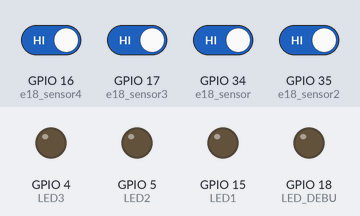
Recording of a sketch running on a simulated ESP32. Shown: output pins drawn as LEDs (lit = HIGH). The inputs (shaded band) are chosen by the test bench; at power-on: GPIO 16 (e18_sensor4), GPIO 17 (e18_sensor3), GPIO 34 (e18_sensor), GPIO 35 (e18_sensor2) HIGH.

Above: at 1.4 s.
1.5 s: GPIO 16 (e18_sensor4) driven LOW
At 2.7 s:
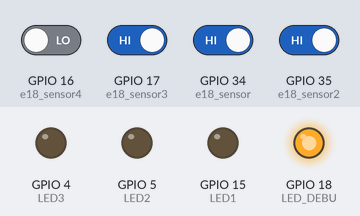
3.0 s: GPIO 17 (e18_sensor3) driven LOW
At 4.0 s:
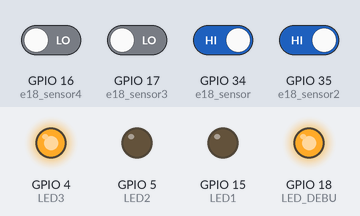
4.5 s: GPIO 34 (e18_sensor) driven LOW
At 5.2 s:
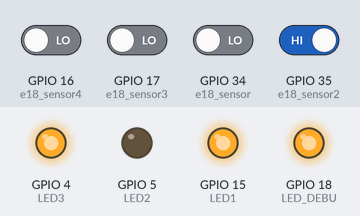
6.0 s: GPIO 35 (e18_sensor2) driven LOW
At 6.3 s:
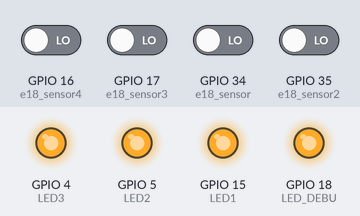
7.5 s: GPIO 16 (e18_sensor4) driven HIGH
At 8.7 s:
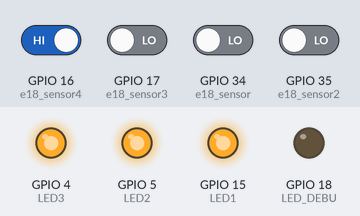
9.0 s: GPIO 17 (e18_sensor3) driven HIGH
At 9.8 s:
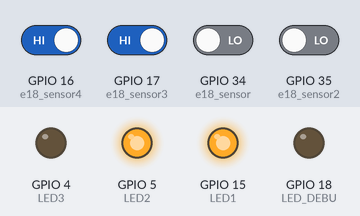
Timing chart, 0 to 11.5 s (numbered marks = the images above; inputs shaded):
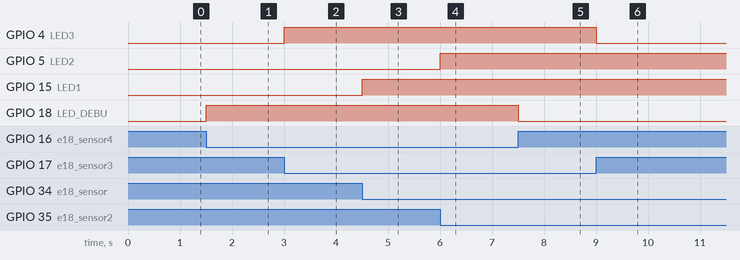

Measured:
- after the input at 1.5 s, GPIO 18 (LED_DEBU): LOW → HIGH at once
- after the input at 3.0 s, GPIO 4 (LED3): LOW → HIGH at once
- after the input at 4.5 s, GPIO 15 (LED1): LOW → HIGH at once
- after the input at 6.0 s, GPIO 5 (LED2): LOW → HIGH at once
- after the input at 7.5 s, GPIO 18 (LED_DEBU): HIGH → LOW at once
- after the input at 9.0 s, GPIO 4 (LED3): HIGH → LOW at once

The sketch:

fim_curso.ino
```cpp
const int e18_sensor = 34;
const int e18_sensor2 = 35;
const int e18_sensor3 = 17;
const int e18_sensor4 = 16;

#define LED1 15
#define LED2 5
#define LED3 4
#define LED_DEBU 18

void setup() {
  Serial.begin(9600);
  pinMode (e18_sensor, INPUT);
  pinMode (e18_sensor2, INPUT);
  pinMode (e18_sensor3, INPUT);
  pinMode (e18_sensor4, INPUT);

  pinMode(LED1,OUTPUT);
  pinMode(LED2,OUTPUT);
  pinMode(LED3,OUTPUT);
  pinMode(LED_DEBU,OUTPUT);
}

void loop() {
  if(digitalRead(e18_sensor) == LOW) {
    digitalWrite(LED1,HIGH);
  }
  else {
    digitalWrite(LED1,LOW);
  }

  if(digitalRead(e18_sensor2) == LOW) {
    digitalWrite(LED2,HIGH);
  }
  else {
    digitalWrite(LED2,LOW);
  }

  if(digitalRead(e18_sensor3) == LOW) {
    digitalWrite(LED3,HIGH);
  }
  else {
    digitalWrite(LED3,LOW);
  }

  if(digitalRead(e18_sensor4) == LOW) {
    digitalWrite(LED_DEBU,HIGH);
  }
  else {
    digitalWrite(LED_DEBU,LOW);
  }

  delay(300);

}
```
